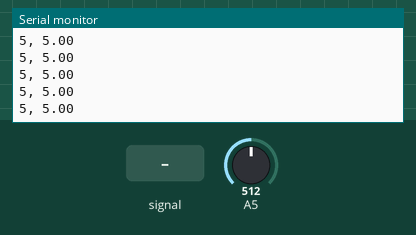
Bench run of a sketch on a simulated Arduino Uno, built with avr-gcc and run on an emulated ATmega328P. On the bench: the last lines printed to the serial monitor. The inputs (shaded band) are chosen by the test bench; at power-on: A5 = 512.

Above: at 0.8 s.
0.9 s: A5 fed a 200 Hz sine of ±81 counts around its level
At 1.19 s:
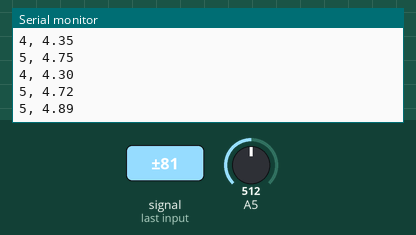
2.4 s: A5 set to 716
At 2.93 s:
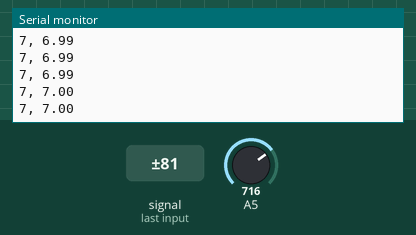
3.9 s: A5 set to 900
At 4.09 s:
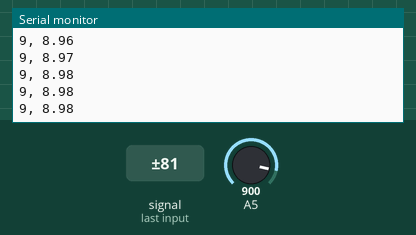
5.4 s: A5 fed a 200 Hz sine of ±81 counts around its level
At 5.82 s:
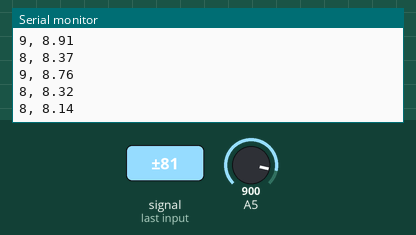
Timing chart, 0 to 7.9 s (numbered marks = the images above; inputs shaded):
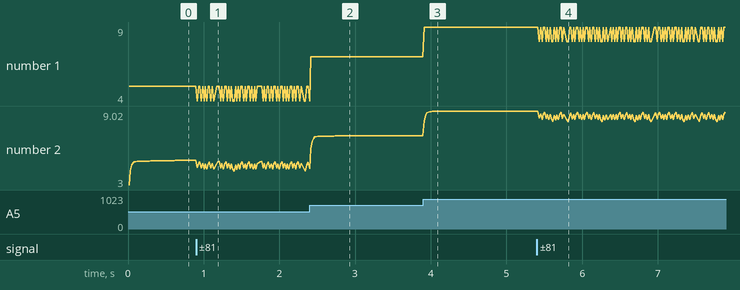

The sketch:

testPidNN.ino
```cpp
#include <math.h>
#include "PIDNN.h"

void setup(){
  Serial.begin(115200);
  // Simulated System Variables
  float ts = 0.01;
  float measured = 0;
  float output = 0;

  // Dynamic System Variables
  float xddot = 0, xdot = 0, x = 0;
  float G = 10, a = 0.1, b = 1, c = 0.1;

  // Neural Net Variables
  float learning_rate = 1e-2*ts, max_change = 0.5*log(WINDOW_SIZE + 1), tolerance = 1e-20;
  float weightP = 0.03, weightI = 0.1, weightD = 0.6;

  int setpoint;

  // Initializing Neural Net
  PIDNN* NeuralNet = new PIDNN(learning_rate, max_change, tolerance, ts);
  NeuralNet -> setStartWeight(weightP, weightI, weightD);
  NeuralNet -> setOutputLimit(-6000, 6000);

  while(1){
    setpoint = 0;
    for (int i = 0; i < 100; i++)
    {
      setpoint = setpoint + analogRead(A5);
      setpoint = setpoint/100;
    }
    // Simulating the Neural net response
    output = NeuralNet->predict(measured, setpoint);
    xddot = G*(output/a) - xdot*b - measured*c;
    xdot = xdot + xddot*ts;
    measured = measured + xdot*ts;
    Serial.print(setpoint);
    Serial.print(", ");
//    Serial.print(output);
//    Serial.print(", ");
    Serial.println(measured);
    delay(5);
  }
}

void loop(){}
```

PIDNN.cpp
```cpp
#include "PIDNN.h"

// Starting weights
float hw[2][3] = {{-1, -1, -1},{1, 1, 1}};
float ow[3];

// Initialize the Arrays to keep the current and past values
float y[WINDOW_SIZE+2];
float r[WINDOW_SIZE+2];
float i_y[WINDOW_SIZE+2];
float i_r[WINDOW_SIZE+2];
float u_p[WINDOW_SIZE+2];
float u_i[WINDOW_SIZE+2];
float u_d[WINDOW_SIZE+2];
float x_p[WINDOW_SIZE+2];
float x_i[WINDOW_SIZE+2];
float x_d[WINDOW_SIZE+2];
float v[WINDOW_SIZE+2];


// Member functions definitions including constructor
PIDNN::PIDNN( float l_rate, float weight_change, float tolerance, float timestep )
{
    ts = timestep;
    // Function to adjust learning rate dependent on timestep
    n = l_rate*ts;
    max_change = weight_change;
    tol = tolerance;
    // Function To adjust d_tol dependent on window_size
    d_tol = max_change*log(WINDOW_SIZE+1)/n;

    x_i[0] = 0;
    u_d[0] = 0;
}

void PIDNN::setStartWeight(float wP, float wI, float wD)
{
  ow[0] = wP;
  ow[1] = wI;
  ow[2] = wD;
}

void PIDNN::setOutputLimit(float outMin, float outMax)
{
  if (outMin > outMax) return;
  OUT_MAX = outMax;
  OUT_MIN = outMin;
}

float PIDNN::DivByZero( float value )
// Avoiding Division by Zero
{
  if (value == 0) {
  return DZ_TOL;
  }
  else if (abs(value) < DZ_TOL) {
    return ((value > 0) - (value < 0))*DZ_TOL;
  }
  else {
    return value;
  }
}

float PIDNN::ptransfer( float value )
{
  return value;
}

float PIDNN::itransfer ( float value, float accum, float ts )
{
  return (value*ts + accum);
}

float PIDNN::dtransfer ( float cur_value, float past_value, float ts )
{
  return (cur_value - past_value)/ts;
}

float PIDNN::predict( float measured, float expected )
{
  y[pos] = measured;
  if (pos > WINDOW_SIZE) {
    learn();
    pos = 0;
  }
  // Register values for expected
  pos++;

  r[pos] = expected;

  // Set the values for the Input Layer
  i_y[pos] = ptransfer(measured);
  i_r[pos] = ptransfer(expected);

  // Hidden P Neuron
  u_p[pos+1] = i_y[pos+1]*hw[0][0] + i_r[pos]*hw[1][0];
  x_p[pos+1] = ptransfer(u_p[pos+1]);

  // Hidden I Neuron
  u_i[pos] = i_y[pos]*hw[0][1] + i_r[pos]*hw[1][1];
  x_i[pos] = itransfer(u_i[pos], x_i[pos-1], ts);

  // Hidden D Neuron
  u_d[pos] = i_y[pos]*hw[0][2] + i_r[pos]*hw[1][2];
  x_d[pos] = dtransfer(u_d[pos], u_d[pos-1], ts);

  // Output Neuron
  v[pos] = x_p[pos]*ow[0] + x_i[pos]*ow[1] + x_d[pos]*ow[2];

  if (v[pos] > OUT_MAX) v[pos] = OUT_MAX;
  if (v[pos] < OUT_MIN) v[pos] = OUT_MIN;

  return v[pos];
}

void PIDNN::learn( void )
{
  // Do Back Propagation
  float d_ow[3] = {0, 0, 0};
  float d_hw[2][3] = {{0,0,0},{0,0,0}};
  float avg_error = 0;

  for (int i = 1; i <= WINDOW_SIZE; i++) {
    float dr = r[i+1] - y[i+1];
    avg_error += abs(dr)/WINDOW_SIZE;
    float dy = y[i+1] - y[i];
    BackProp(dr, dy, d_ow, d_hw, i);
  }

  // Update weights if average error is >= tol
  if (avg_error >= tol) {
    // Update Weights
    for (int j = 0; j < 3; j++) {
      // Update Output Weights
      if (abs(d_ow[j]) > d_tol) {
        d_ow[j] = ((d_ow[j] > 0) - (d_ow[j] < 0))*d_tol;
      }
      ow[j] = ow[j] -n*d_ow[j]/WINDOW_SIZE;

      // Keep between 0 and 1
      ow[j] = (float)min(max((double)ow[j], 0.0), 1.0);
    }
  }

  // Update the Input Layer Values
  i_y[0] = i_y[WINDOW_SIZE+1];
  i_r[0] = i_r[WINDOW_SIZE+1];

  // Update the Hidden Layer Values
  u_p[0] = u_p[WINDOW_SIZE+1];
  u_i[0] = u_i[WINDOW_SIZE+1];
  u_d[0] = u_d[WINDOW_SIZE+1];

  x_p[0] = x_p[WINDOW_SIZE+1];
  x_i[0] = x_i[WINDOW_SIZE+1];
  x_d[0] = x_d[WINDOW_SIZE+1];

  // Update the Output Layer Values
  v[0] = v[WINDOW_SIZE+1];
}

void PIDNN::BackProp ( float dr, float dy, float d_ow[3], float d_hw[2][3], int i )
{

  float dv = DivByZero(v[i+1] - v[i]);
  float du_p = DivByZero(u_p[i+1] - u_p[i]);
  float du_i = DivByZero(u_i[i+1] - u_i[i]);
  float du_d = DivByZero(u_d[i+1] - u_d[i]);

  float dx_p = x_p[i+1] - x_p[i];
  float dx_i = x_i[i+1] - x_i[i];
  float dx_d = x_d[i+1] - x_d[i];

  // Output Weights
  d_ow[0] += -2*dr*dy*x_p[i+1]/dv;
  d_ow[1] += -2*dr*dy*x_i[i+1]/dv;
  d_ow[2] += -2*dr*dy*x_d[i+1]/dv;

  // Hidden Weights
  d_hw[0][0] += -2*dr*dy*dx_p*ow[0]*i_y[i+1]/(dv*du_p);
  d_hw[0][1] += -2*dr*dy*dx_i*ow[1]*i_y[i+1]/(dv*du_i);
  d_hw[0][2] += -2*dr*dy*dx_d*ow[2]*i_y[i+1]/(dv*du_d);
  d_hw[1][0] += -2*dr*dy*dx_p*ow[0]*i_r[i+1]/(dv*du_p);
  d_hw[1][1] += -2*dr*dy*dx_i*ow[1]*i_r[i+1]/(dv*du_i);
  d_hw[1][2] += -2*dr*dy*dx_d*ow[2]*i_r[i+1]/(dv*du_d);
}
```

PIDNN.h
```cpp
#include <Arduino.h>
#include <math.h>

#define WINDOW_SIZE 30
#define DZ_TOL 1e-20


class PIDNN
{
  public:

    // User functions
    void setStartWeight(float wP, float wI, float wD);
    void setOutputLimit(float outMin, float outMax);

    // To avoid division by zero
    float DivByZero( float value);

    // Neuron Acitvation Functions
    float ptransfer( float value );
    float itransfer( float value, float accum, float ts );
    float dtransfer( float cur_value, float past_value, float ts );

    float predict( float measured, float expected ); // Forward Propagation

    void BackProp( float dr, float dy, float d_ow[3], float d_hw[2][3], int i ); // Back Propagation

    void learn( void ); // PIDNN Learn and Update

    PIDNN( float l_rate, float weight_change, float tolerance, float timestep ); // Constructor

  private:

    // Neural Net Parameters that can be tuned
    float n; // Learning Rate
    float max_change; // Maximum change in weight
    float tol; // Error Tolerance
    float ts; // Time Step
    float d_tol; // Maximum Tolerance for weight change

  protected:
    int pos = 0;
    float OUT_MIN = -255;
    float OUT_MAX = 255;

};
```

Measured:
- after the input at 0.9 s, the serial monitor: prints a new line at once (image 1)
- after the input at 2.4 s, the serial monitor: prints a new line at once (image 2)
- after the input at 3.9 s, the serial monitor: prints a new line at once (image 3)
- after the input at 5.4 s, the serial monitor: prints a new line at once (image 4)
- plotted number 1: 5 → 4 after the input at 0.9 s, 4 → 7 after the input at 2.4 s, 7 → 9 after the input at 3.9 s
- plotted number 2: 5 → 4.34 after the input at 0.9 s, 4.34 → 7.01 after the input at 2.4 s, 7.01 → 9.02 after the input at 3.9 s, 9.02 → 8.91 after the input at 5.4 s
